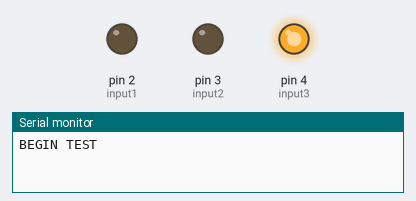
Simulated run of this sketch. Board: Arduino Uno, built with avr-gcc and run on an emulated ATmega328P. Parts: output pins drawn as LEDs (lit = HIGH), the last lines printed to the serial monitor.

Above: at 0.2 s.
At 13.7 s:
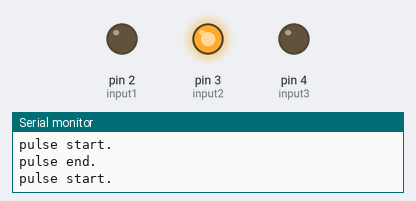
At 17.7 s:
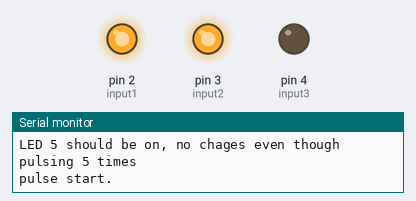
At 20.2 s:
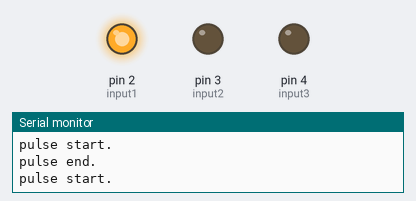
At 26.5 s:
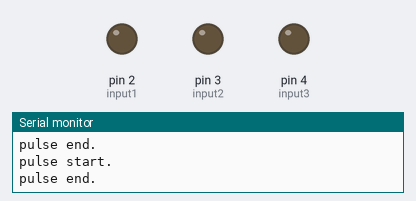
Timing chart, 0 to 33.2 s (numbered marks = the images above):
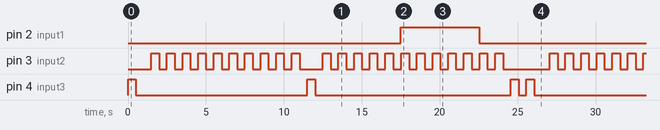

Measured:
- by itself, pin 2 (input1): alternates HIGH for 5.0 s and LOW for 20.5 s
- by itself, pin 4 (input3): repeats every 25.6 s: LOW 11.0 s, HIGH 0.50 s, LOW 12.6 s, HIGH 0.50 s, LOW 0.50 s, HIGH 0.50 s
- by itself, pin 3 (input2): repeats every 25.5 s: HIGH 0.50 s, LOW 1.5 s, 11 × (HIGH 0.50 s, LOW 0.50 s), HIGH 0.50 s, LOW 3.0 s, 9 × (HIGH 0.50 s, LOW 0.50 s)

The sketch:

CD4017.ino
```cpp
#define input1 2  // 13 Clock Inhibit
#define input2 3  // 14 Clock
#define input3 4  // 15 Reset

int delaySec = 100;
void setup() {
  // put your setup code here, to run once:
  pinMode(input1, OUTPUT);
  pinMode(input2, OUTPUT);
  pinMode(input3, OUTPUT);
  Serial.begin(9600);
  Serial.println("BEGIN TEST");
}

void resetLEDs(){
  digitalWrite(input3, HIGH);
  delay(500);
  digitalWrite(input3, LOW);
  delay(500);
}

void pulse(int pulseCount){
  for (int i=0; i < pulseCount; i++){
    Serial.println("pulse start.");
    digitalWrite(input2, HIGH);
    delay(500);
    digitalWrite(input2, LOW);
    delay(500);
    Serial.println("pulse end.");
  }
}

void loop() {
  resetLEDs();
  Serial.println("Only, Zero LED should be on");
  delay(500);
  Serial.println("pulse through each LED and reset.");
  pulse(10);
  resetLEDs();
  Serial.println("pulse through 5 LED's should be on");
  pulse(5);
  Serial.println("Clock Inhibit");
  digitalWrite(2, HIGH);
  Serial.println("LED 5 should be on, no chages even though pulsing 5 times");
  pulse(5);
  digitalWrite(2, LOW);
  Serial.println("Pulse through 2 LEDs to show that the clock inhibit is off");
  pulse(2);
  resetLEDs();
}
```
